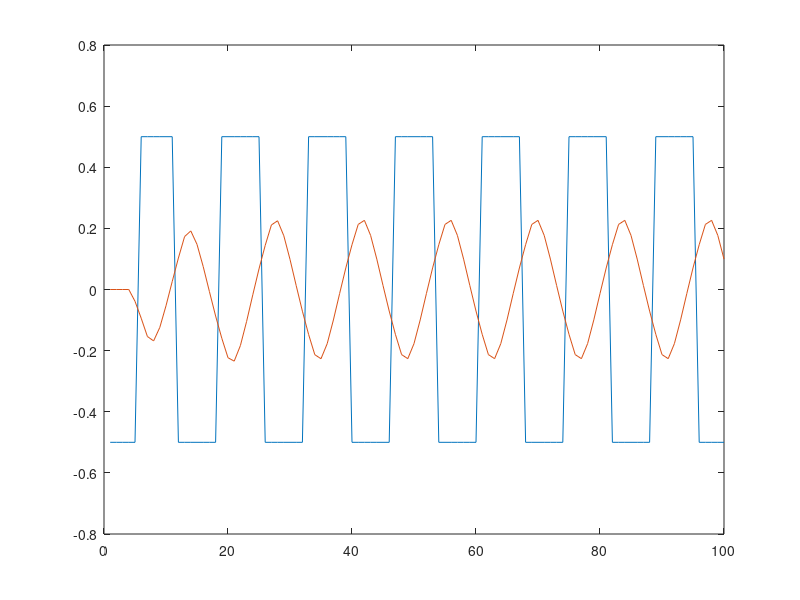

MATLAB code for this plot:
%% Exemplo 6.1 - tecnica do rele
% Modelagem matematica: partes real e imaginaria
% Rele com histerese
% Planta de segunda ordem
close all; clear; clc;

Tamostra=1;npts=100;d=0.5;eps=0.0870;
for t=1:7
    u(t)=-d;e(t)=0;y(t)=0;tempo(t)=t*Tamostra;
end
for t=5:npts                            % experimentacao com rele
    y(t)=1.436*y(t-1)-0.5134*y(t-2)+...
        0.04286*u(t-2)+0.03431*u(t-3);
    e(t)=-y(t);
    if((abs(e(t))>eps)&&(e(t)>0)); u(t)=+d; end
    if((abs(e(t))>eps)&&(e(t)<0)); u(t)=-d; end
    if((abs(e(t))<eps)&&(u(t-1)==+d)); u(t)=+d; end
    if((abs(e(t))<eps)&&(u(t-1)==-d)); u(t)=-d; end
    if(e(t)==+eps); u(t+1)=+d; end
    if(e(t)==-eps); u(t+1)=-d; end
    tempo(t)=t*Tamostra;
end
ch=0;i=1;
for k=4:npts                            % periodo
    s1=u(k);s2=u(k-1);
    if s1~=s2
        ch=ch+1;
        i=i+1;
    end
end
per=((npts+4)/ch)*2*Tamostra;
omega=(2*pi)/(per);
arm=eps;                                % valor de pico
for t=1:npts
    if y(t)>=arm; arm=y(t);end
end
a=arm;
realG=-(pi*sqrt(a^2-eps^2))/(4*d);      % partes real e imaginaria
imag=-(pi*eps)/(4*d);
saida=[u;y];plot(tempo,saida);